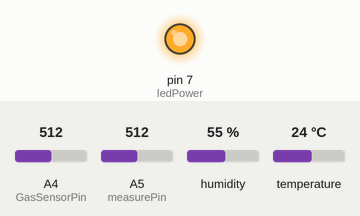
This sketch was run on a simulated Arduino Uno, built with avr-gcc and run on an emulated ATmega328P. On the bench: output pins drawn as LEDs (lit = HIGH). Inputs (shaded band) come from the test bench; at power-on: A4 (GasSensorPin) = 512, A5 (measurePin) = 512, humidity 55 %, temperature 24 °C. What the sketch prints to the serial monitor is not drawn.

Above: at 0.1 s.
Timing chart, 0 to 1.6 s (numbered marks = the images above):
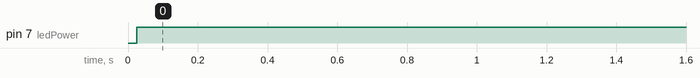

The sketch:

Dust_sensor_b.ino
```cpp
#include <dht.h>

dht DHT;

float Rl=20.0;
float approx=2373.315;
int GasSensorPin=A4; //ATmega328P - 12
float Rs,Vout,count,ratio,GasConc;
int ppm;

#define DHT11_PIN 2

int measurePin = A5;
int ledPower = 7;

unsigned int samplingTime = 280;
unsigned int deltaTime = 40;
unsigned int sleepTime = 9680;

float voMeasured = 0;
float calcVoltage = 0;
float dustDensity = 0;

void setup(){
  Serial.begin(9600);
  pinMode(ledPower,OUTPUT);
}

void loop(){

  count=analogRead(GasSensorPin);
  Vout=(count*4.88)/1000.0;
  Rs=((5.0*Rl)-(Rl*Vout))/Vout;
  ratio=Rs/approx;
  GasConc=146.15*(2.868-ratio)+10;
  ppm=GasConc;
  Serial.println("ppm=");
  Serial.println(ppm);

  int chk = DHT.read11(DHT11_PIN);
  Serial.print("Temperature = ");
  Serial.println(DHT.temperature);
  Serial.print("Humidity = ");
  Serial.println(DHT.humidity);

  digitalWrite(ledPower,LOW);
  delayMicroseconds(samplingTime);

  voMeasured = analogRead(measurePin);

  delayMicroseconds(deltaTime);
  digitalWrite(ledPower,HIGH);
  delayMicroseconds(sleepTime);

  calcVoltage = voMeasured*(5.0/1024);
  dustDensity = 0.17*calcVoltage-0.1;

  if ( dustDensity < 0)
  {
    dustDensity = 0.00;
  }

  Serial.println("Raw Signal Value (0-1023):");
  Serial.println(voMeasured);

  Serial.println("Voltage:");
  Serial.println(calcVoltage);

  Serial.println("Dust Density:");
  Serial.println(dustDensity);

  delay(1500);
}
```

Measured:
- by itself, pin 7 (ledPower): LOW → HIGH at 0.03 s
